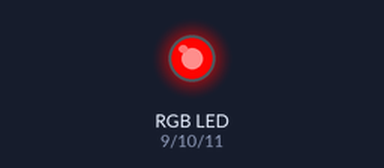
The sketch below on a simulated Arduino Uno, built with avr-gcc and run on an emulated ATmega328P. On the bench: an RGB LED mixed from three pins (HIGH = lit). Dim RGB values are drawn brighter than linear; what the sketch prints to the serial monitor is not drawn.

Above: at 0.05 s.
At 0.9 s:
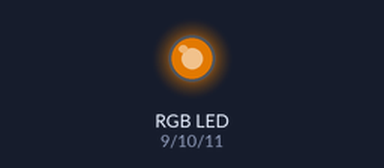
At 1.8 s:
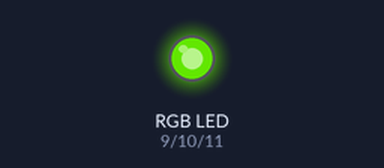
At 3.6 s:
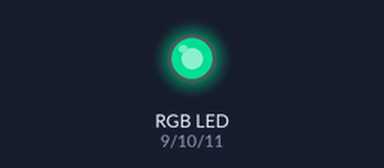
At 5.4 s:
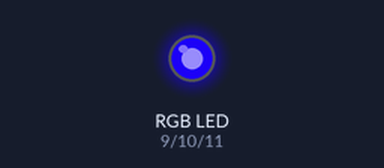
At 7.2 s:
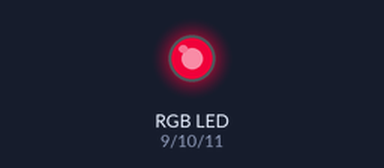
Timing chart, 0 to 10.0 s (numbered marks = the images above):
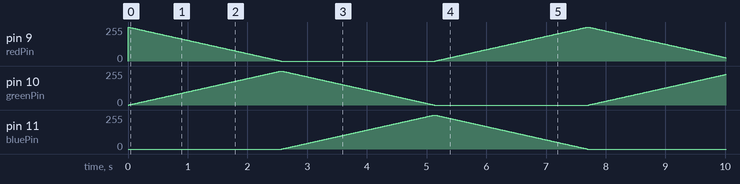

The sketch:

rgb_fade.ino
```cpp
// Day 5 – RGB LED PWM Color Fading
// This project demonstrates multi-channel PWM control by smoothly
// transitioning between colors on a common-cathode RGB LED.

int redPin   = 9;   // Red channel (PWM pin)
int greenPin = 10;  // Green channel (PWM pin)
int bluePin  = 11;  // Blue channel (PWM pin)

// Helper function to send a color to the RGB LED.
// r, g, b values range from 0–255 (PWM duty cycle).
void setColor(int r, int g, int b) {
  analogWrite(redPin,   r);  // Red brightness
  analogWrite(greenPin, g);  // Green brightness
  analogWrite(bluePin,  b);  // Blue brightness
}

void setup() {
  // Configure all RGB pins as outputs
  pinMode(redPin,   OUTPUT);
  pinMode(greenPin, OUTPUT);
  pinMode(bluePin,  OUTPUT);

  Serial.begin(9600);
  Serial.println("Day 5 - RGB LED PWM Fading started");
}

void loop() {

  // 1) Fade from RED → GREEN
  // Red decreases from 255 → 0
  // Green increases from 0 → 255
  for (int i = 0; i <= 255; i++) {
    setColor(255 - i, i, 0);
    delay(10);  // Adjust transition speed
  }

  // 2) Fade from GREEN → BLUE
  for (int i = 0; i <= 255; i++) {
    setColor(0, 255 - i, i);
    delay(10);
  }

  // 3) Fade from BLUE → RED
  for (int i = 0; i <= 255; i++) {
    setColor(i, 0, 255 - i);
    delay(10);
  }

  // Loop repeats, creating a continuous color cycle.
}
```
